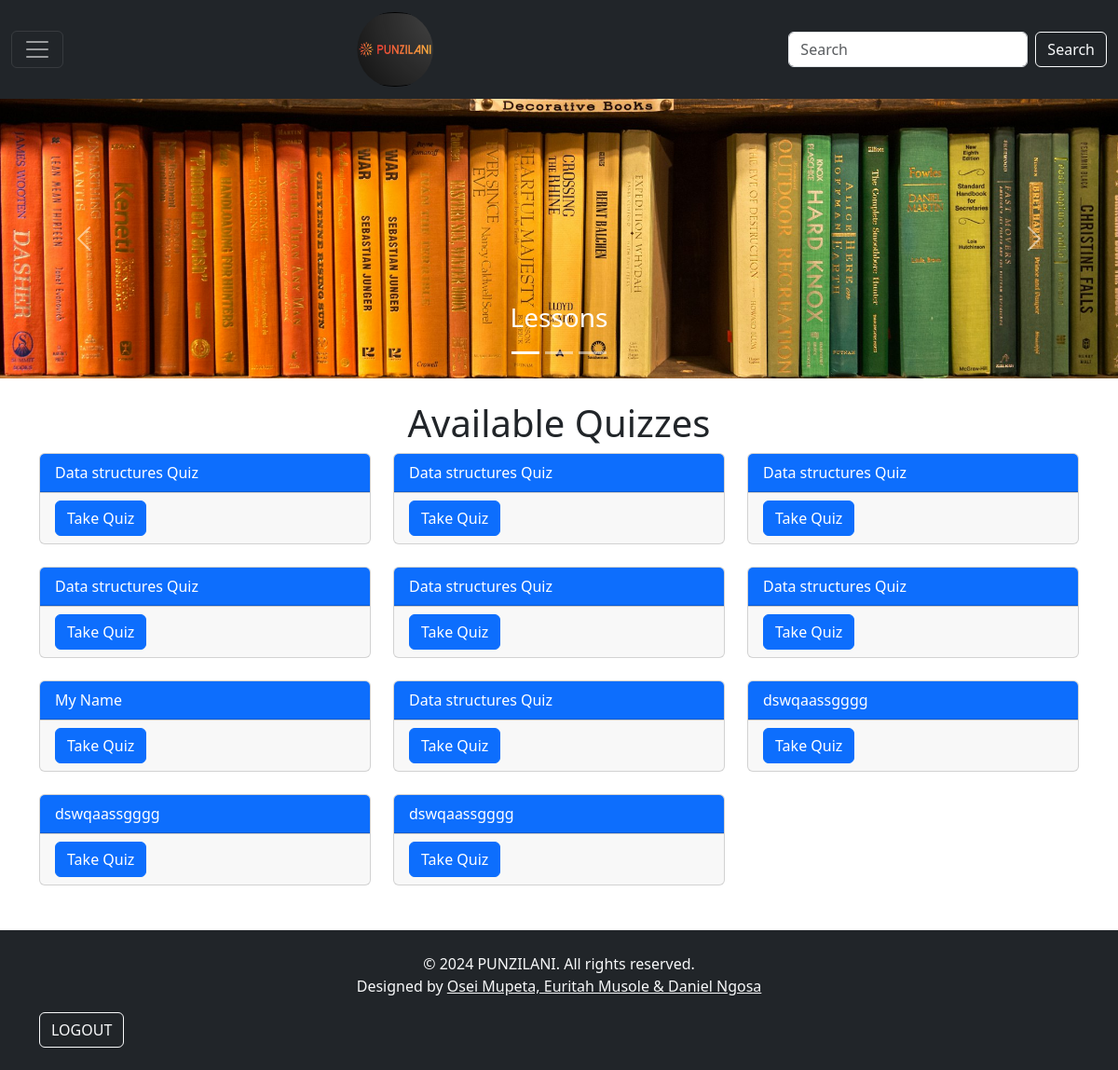
Screenshot of /available_quizzes.php (signed in) with the database file from the repository.
### tables this page shows
CREATE TABLE `quizzes` (
  `id` int(11) NOT NULL,
  `title` varchar(255) NOT NULL
);

### available_quizzes.php (the view, shortened to what this page needs)
<?php
include("db_connection.php");
$stmt = $conn->prepare("SELECT * FROM quizzes");
$stmt->execute();
$result = $stmt->get_result();
$quizzes = $result->fetch_all(MYSQLI_ASSOC);
if (empty($quizzes)) {
  echo "<div class='container mt-4'><div class='alert alert-warning text-center'>No quizzes available yet!</div></div>";
} else {
  ?>
<!DOCTYPE html>
<html lang="en">
<head>
  <link href="https://cdn.jsdelivr.net/npm/bootstrap@5.3.3/dist/css/bootstrap.min.css" rel="stylesheet">
</head>
<body>
<nav class="navbar navbar-dark bg-dark">
  <div class="container-fluid">
    <button class="navbar-toggler" type="button" data-bs-toggle="offcanvas" data-bs-target="#sidebar">
      <span class="navbar-toggler-icon"></span>
    </button>
    <a class="navbar-brand" href="#"><img src="lo.png" class="round-image" alt="IMG"></a>
    <form class="d-flex">
      <input class="form-control me-2" type="search" placeholder="Search" aria-label="Search">
      <button class="btn btn-outline-light" type="submit">Search</button>
    </form>
  </div>
</nav>
<div id="demo" class="carousel slide" data-bs-ride="carousel">
  <div class="carousel-indicators">
    <button type="button" data-bs-target="#demo" data-bs-slide-to="0" class="active"></button>
    <button type="button" data-bs-target="#demo" data-bs-slide-to="1"></button>
    <button type="button" data-bs-target="#demo" data-bs-slide-to="2"></button>
  </div>
  <div class="carousel-inner">
    <div class="carousel-item active">
      <a href="Lessons.php"><img src="lesson-image.jpg" alt="Lessons" class="d-block w-100"></a>
      <div class="carousel-caption">
        <h3>Lessons</h3>
      </div>
    </div>
  </div>
  <button class="carousel-control-prev" type="button" data-bs-target="#demo" data-bs-slide="prev">
    <span class="carousel-control-prev-icon"></span>
  </button>
  <button class="carousel-control-next" type="button" data-bs-target="#demo" data-bs-slide="next">
    <span class="carousel-control-next-icon"></span>
  </button>
</div>
<div class="container mt-4">
  <h1 class="text-center">Available Quizzes</h1>
  <div class="row row-cols-1 row-cols-md-2 row-cols-lg-3 g-4">
    <?php foreach ($quizzes as $quiz): ?>
      <div class="col">
        <div class="card h-100">
          <div class="card-header bg-primary text-white">
            <a href="take_quiz.php?quiz_id=<?php echo $quiz['id']; ?>" class="text-white text-decoration-none">
              <?php echo htmlspecialchars($quiz['title']); ?>
            </a>
          </div>
          <div class="card-footer">
            <a href="take_quiz.php?quiz_id=<?php echo $quiz['id']; ?>" class="btn btn-primary">Take Quiz</a>
          </div>
        </div>
      </div>
    <?php endforeach; ?>
  </div>
</div>
<footer class="py-4 bg-dark text-light mt-5">
  <div class="container">
    <p class="text-center mb-0">&copy; 2024 PUNZILANI. All rights reserved.</p>
    <p class="text-center mb-0">Designed by <a href="#" class="text-light">Osei Mupeta, Euritah Musole & Daniel Ngosa</a></p>
    <a href="logout.php" class="btn btn-outline-light mt-3">LOGOUT</a>
  </div>
</footer>
</body>
</html>
<?php
}
?>

### available_quizzes.php (style rules this page uses)
.round-image { clip-path: circle(40%); border-radius: 50%; border: 1px solid #000; width: 120px; height: 80px; margin-right: 50px; }
footer { background-color: #343a40; color: #ffffff; }
.carousel-item img { height: 300px; object-fit: cover; }
.card { transition: transform 0.3s ease-in-out; }

### rows the page displays
quizzes: title "Data structures Quiz"
quizzes: title "Data structures Quiz"
quizzes: title "Data structures Quiz"
quizzes: title "Data structures Quiz"
quizzes: title "Data structures Quiz"
quizzes: title "Data structures Quiz"
quizzes: title "My Name"
quizzes: title "Data structures Quiz"
quizzes: title "dswqaassgggg"
quizzes: title "dswqaassgggg"
quizzes: title "dswqaassgggg"
